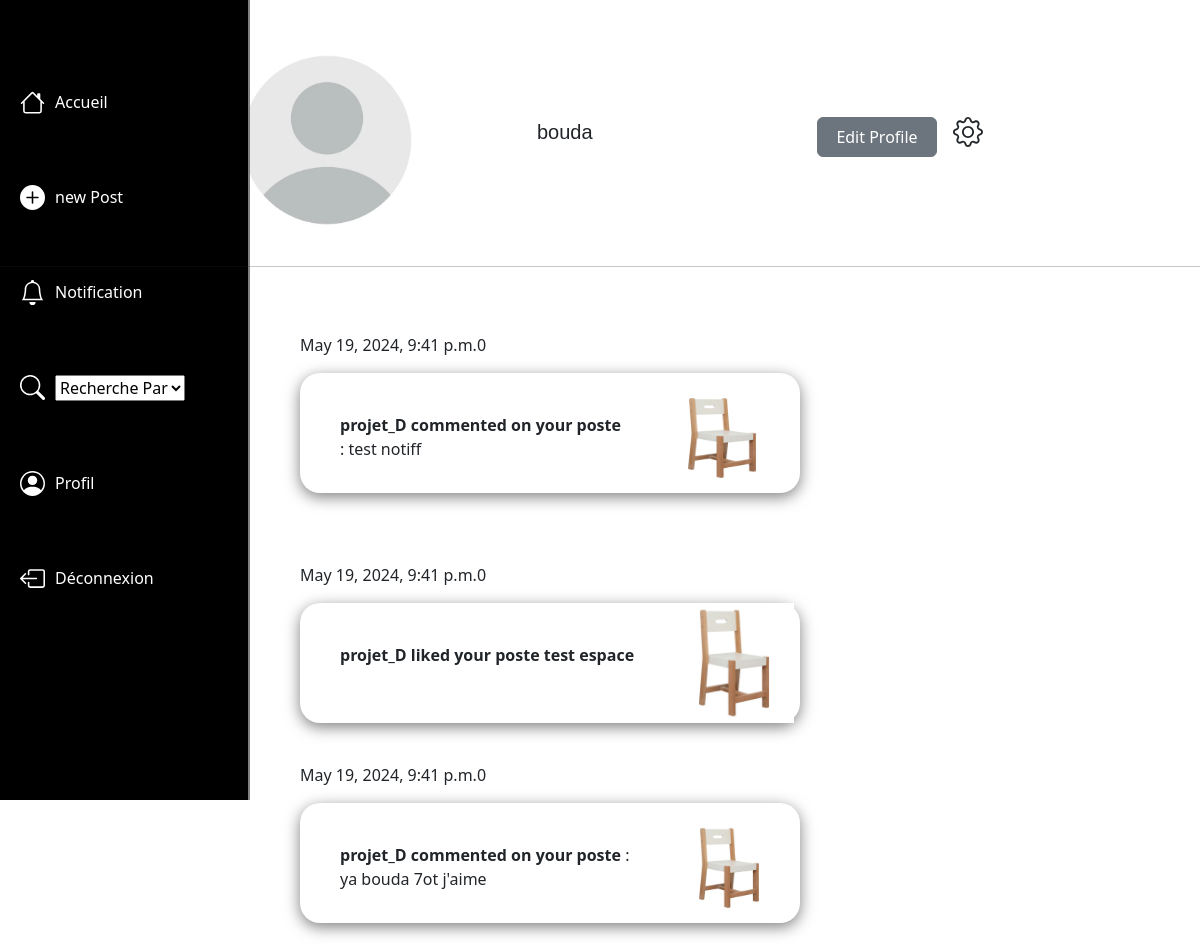
The page /StudenHelp/Notification/ (signed in) on the database as committed earlier.
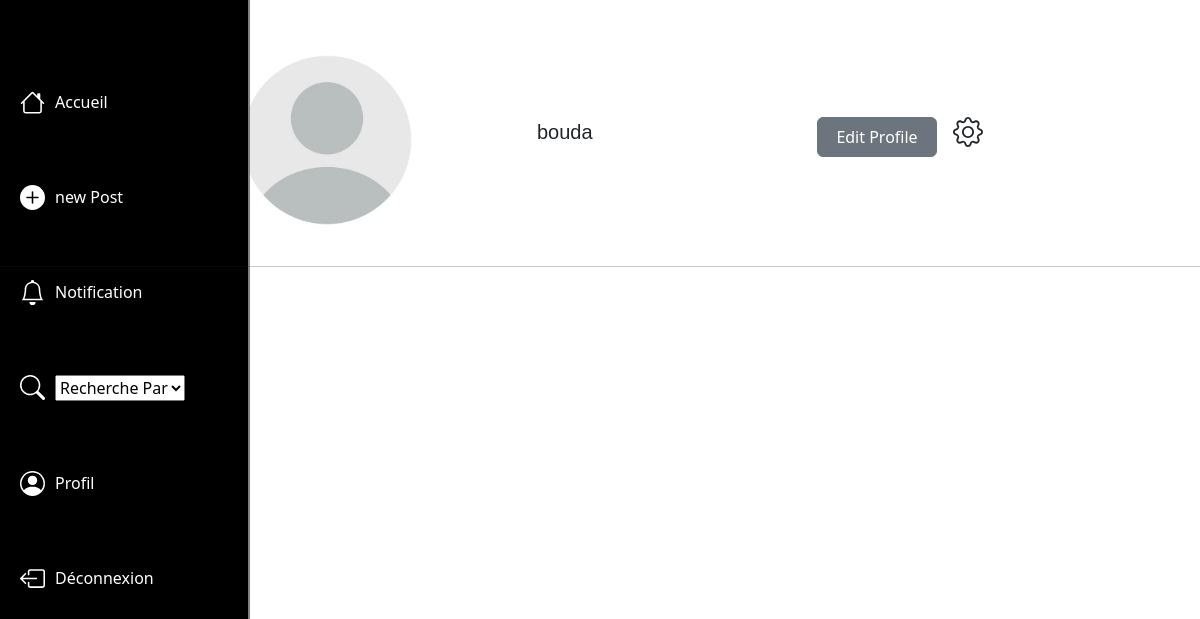
The same page on the database as committed later.
### StudenHelp/models.py (models this page shows, shortened)
class Poste(models.Model):
    image = models.ImageField(blank=True)
    type = models.IntegerField(default=0, choices=tp)
    date = models.DateTimeField(auto_now_add=True)
    uc = models.ForeignKey(User, on_delete=models.CASCADE)
    class Meta:
        ordering = ['-date']

class Reaction(models.Model):
    comment = models.TextField(max_length=50, default='')
    like = models.BooleanField(default=False)
    users = models.ForeignKey(User, on_delete=models.CASCADE)
    post = models.ForeignKey(Poste, related_name="comments", on_delete=models.CASCADE)

### StudenHelp/views.py (the view)
# urls.py: path('Notification/', views.Notif, name='Notification'),
def Notif(request):
    posts = Poste.objects.all()
    evenement_form = EvenementForm()
    even_club_form = EvenClubForm()
    transport_form = TransportForm()
    recommandation_form = RecommandationForm()
    stage_form = StageForm()
    logement_form = LogementForm()
    return render(request, 'Notification.html', {
        'posts': posts,
        'evenement_form': evenement_form,
        'even_club_form': even_club_form,
        'transport_form': transport_form,
        'recommandation_form': recommandation_form,
        'stage_form': stage_form,
        'logement_form': logement_form, })

### StudenHelp/forms.py
class EvenementForm(forms.ModelForm):
    helper = FormHelper()
    helper.form_method = 'POST'
    helper.add_input(Submit('submit', 'Valider', css_class='btn-primary'))
    class Meta:
        model = Evenement
        fields = ['intitule', 'description', 'lieu', 'contactinfo', 'image', 'type']

class EvenClubForm(forms.ModelForm):
    helper = FormHelper()
    helper.form_method = 'POST'
    helper.add_input(Submit('submit', 'Valider', css_class='btn-primary'))
    class Meta:
        model = EvenClub
        fields = ['intitule', 'description', 'lieu', 'contactinfo', 'club', 'image', 'type']

### StudenHelp/templates/Notification.html (shortened to what this page needs)
<!DOCTYPE html>
<html lang="en">
<head>
    <link href="https://cdn.jsdelivr.net/npm/bootstrap@5.3.3/dist/css/bootstrap.min.css" rel="stylesheet">
</head>
<body>
    {% extends 'base.html' %}
    {% load static %}
    {% block content %}
    <div class="profile">
        <img src="../../media/pdi.webp" alt="Profile Image">
        {% if user.is_authenticated %}
        <div class="element">
            <div class="nom">
                <p>{{ user }}</p>
            </div>
            <button type="button" class="btn btn-secondary">Edit Profile</button>
        </div>
    </div>
    <hr>
    <div class="content">
        {% for post in posts %}
        {% if post.uc == request.user %}
        {% for comment in post.comments.all %}
        {% if comment.comment %}
        <div class="card-wrapper new-post">
            <div class="objet1">
                <p class="card-text">{{ post.date }} <p>{{ post.type }}</p></p>
            </div>
            <div class="card-body">
                <div class="comments">
                    <div class="comment">
                        <strong>{{ comment.users }} commented on your poste </strong>: {{ comment.comment }}
                    </div>
                </div>
                {% if post.image %}
                <img src="{{ post.image.url }}" alt="Post image">
                {% endif %}
            </div>
                {% endif %}
                {% if comment.like %}
        <div class="card-wrapper new-postlike">
            <div class="objet12">
                <p class="card-text">{{ post.date }} <p>{{ post.type }}</p></p>
            </div>
            <div class="card-bodyy">
                <div class="comments">
                    <div class="comment">
                        <strong>{{ comment.users }} liked your poste test espace  </strong>
                    </div>
                </div>
                {% if post.image %}
                <img src="{{ post.image.url }}" alt="Post image">
                {% endif %}
            </div>
                {% endif %}
                {% endfor %}
            </div>
        {% endif %}
        {% endfor %}
    </div>
    {% endif %}
    {% endblock %}

Rows that differ between the two databases and show on the page:
removed Poste: date "May 19, 2024, 9:41 p.m.", type "0"
removed Reaction: users "projet_D", comment "test notiff", image (picture)
removed Reaction: users "projet_D", image (picture)
removed Reaction: users "projet_D", comment "ya bouda 7ot j'aime", image (picture)
